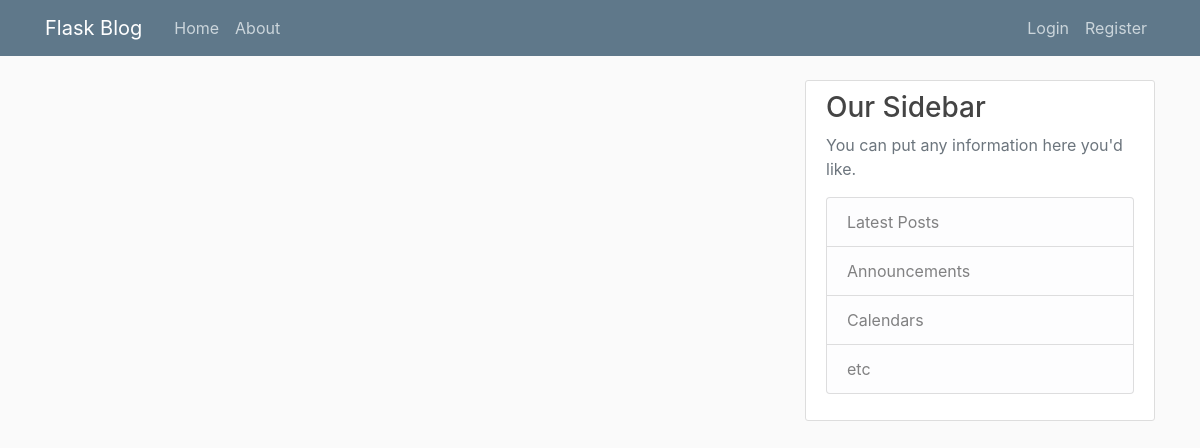
Page /home on the earlier database version.
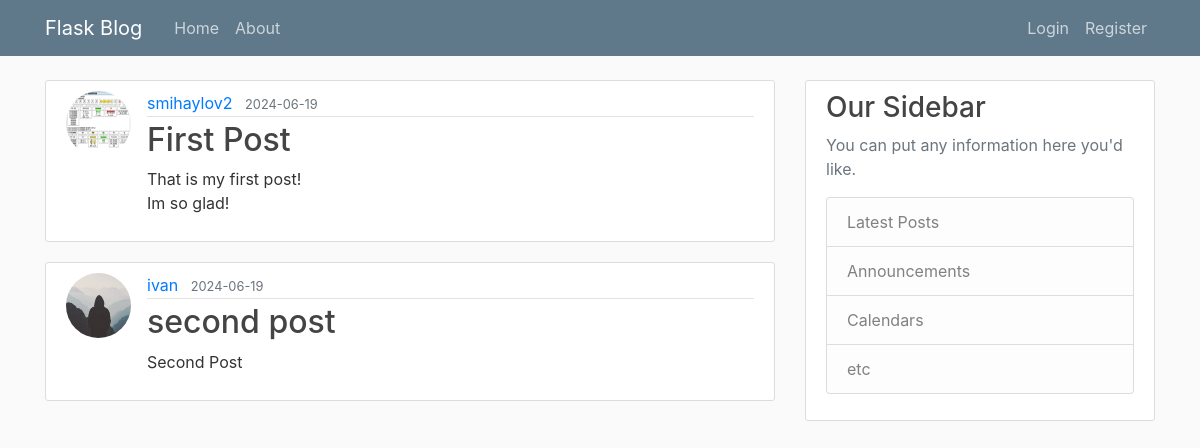
Same page on the later database version.
### flaskblog/models.py (models this page shows, shortened)
class Post(db.Model):
    id = db.Column(db.Integer, primary_key=True)
    title = db.Column(db.String(100), nullable=False)
    date_posted = db.Column(db.DateTime, nullable=False, default=datetime.utcnow)
    content = db.Column(db.Text, nullable=False)
    user_id = db.Column(db.Integer, db.ForeignKey('user.id'), nullable=False)

class User(db.Model, UserMixin):
    id = db.Column(db.Integer, primary_key=True)
    username = db.Column(db.String(20), unique=True, nullable=False)
    email = db.Column(db.String(120), unique=True, nullable=False)
    image_file = db.Column(db.String(20), nullable=False, default='default.jpg')
    password = db.Column(db.String(60), nullable=False)
    posts = db.relationship('Post', backref='author', lazy=True)

### flaskblog/routes.py (the view)
@app.route("/")
@app.route("/home")
def home():
    posts = Post.query.all()
    return render_template('home.html', posts=posts)

### flaskblog/templates/home.html
{% extends "layout.html" %}
{% block content %}
    {% for post in posts %}
        <article class="media content-section">
          <img class="rounded-circle article-img" src="{{ url_for('static', filename='profile_pics/' + post.author.image_file) }}">
          <div class="media-body">
            <div class="article-metadata">
              <a class="mr-2" href="#">{{ post.author.username }}</a>
              <small class="text-muted">{{ post.date_posted.strftime('%Y-%m-%d') }}</small>
            </div>
            <h2><a class="article-title" href="{{ url_for('post', post_id=post.id) }}">{{ post.title }}</a></h2>
            <p class="article-content">{{ post.content }}</p>
          </div>
        </article>
    {% endfor %}
{% endblock content %}

### flaskblog/templates/layout.html (shortened to what this page needs)
<!DOCTYPE html>
<html lang="en">
<head>
    <link rel="stylesheet" href="https://cdn.jsdelivr.net/npm/bootstrap@4.4.1/dist/css/bootstrap.min.css">
    <link rel="stylesheet" type="text/css" href="{{ url_for('static', filename='main.css') }}">
</head>
<body>
  <header class="site-header">
    <nav class="navbar navbar-expand-md navbar-dark bg-steel fixed-top">
      <div class="container">
        <a class="navbar-brand mr-4" href="/">Flask Blog</a>
        <div class="collapse navbar-collapse" id="navbarToggle">
          <div class="navbar-nav mr-auto">
            <a class="nav-item nav-link" href="{{ url_for('home') }}">Home</a>
            <a class="nav-item nav-link" href="{{ url_for('about') }}">About</a>
          </div>
          <div class="navbar-nav">
            {% if current_user.is_authenticated %}
              <a class="nav-item nav-link" href="{{ url_for('new_post') }}">New Post</a>
              <a class="nav-item nav-link" href="{{ url_for('account') }}">Account</a>
              <a class="nav-item nav-link" href="{{ url_for('logout') }}">Logout</a>
            {% else %}
              <a class="nav-item nav-link" href="{{ url_for('login') }}">Login</a>
              <a class="nav-item nav-link" href="{{ url_for('register') }}">Register</a>
            {% endif %}
          </div>
        </div>
      </div>
    </nav>
  </header>
  <main role="main" class="container">
    <div class="row">
      <div class="col-md-8">
        {% block content %}{% endblock %}
      </div>
      <div class="col-md-4">
        <div class="content-section">
          <h3>Our Sidebar</h3>
          <p class='text-muted'>You can put any information here you'd like.
            <ul class="list-group">
              <li class="list-group-item list-group-item-light">Latest Posts</li>
              <li class="list-group-item list-group-item-light">Announcements</li>
              <li class="list-group-item list-group-item-light">Calendars</li>
              <li class="list-group-item list-group-item-light">etc</li>
            </ul>
          </p>
        </div>
      </div>
    </div>
  </main>
</body>
</html>

### flaskblog/static/main.css (style rules this page uses)
body { background: #fafafa; color: #333333; margin-top: 5rem; }
h1, h2, h3, h4, h5, h6 { color: #444444; }
.bg-steel { background-color: #5f788a; }
.site-header .navbar-nav .nav-link { color: #cbd5db; }
.content-section { background: #ffffff; padding: 10px 20px; border: 1px solid #dddddd; border-radius: 3px; margin-bottom: 20px; }
.article-title { color: #444444; }
.article-content { white-space: pre-line; }
.article-img { height: 65px; width: 65px; margin-right: 16px; }
.article-metadata { padding-bottom: 1px; margin-bottom: 4px; border-bottom: 1px solid #e3e3e3 }

Differences in the rows shown:
added Post: image_file (picture), author.username "smihaylov2", date_posted "2024-06-19", title "First Post", content "That is my first post! Im so glad!"
added Post: image_file (placeholder picture), author.username "ivan", date_posted "2024-06-19", title "second post", content "Second Post"
